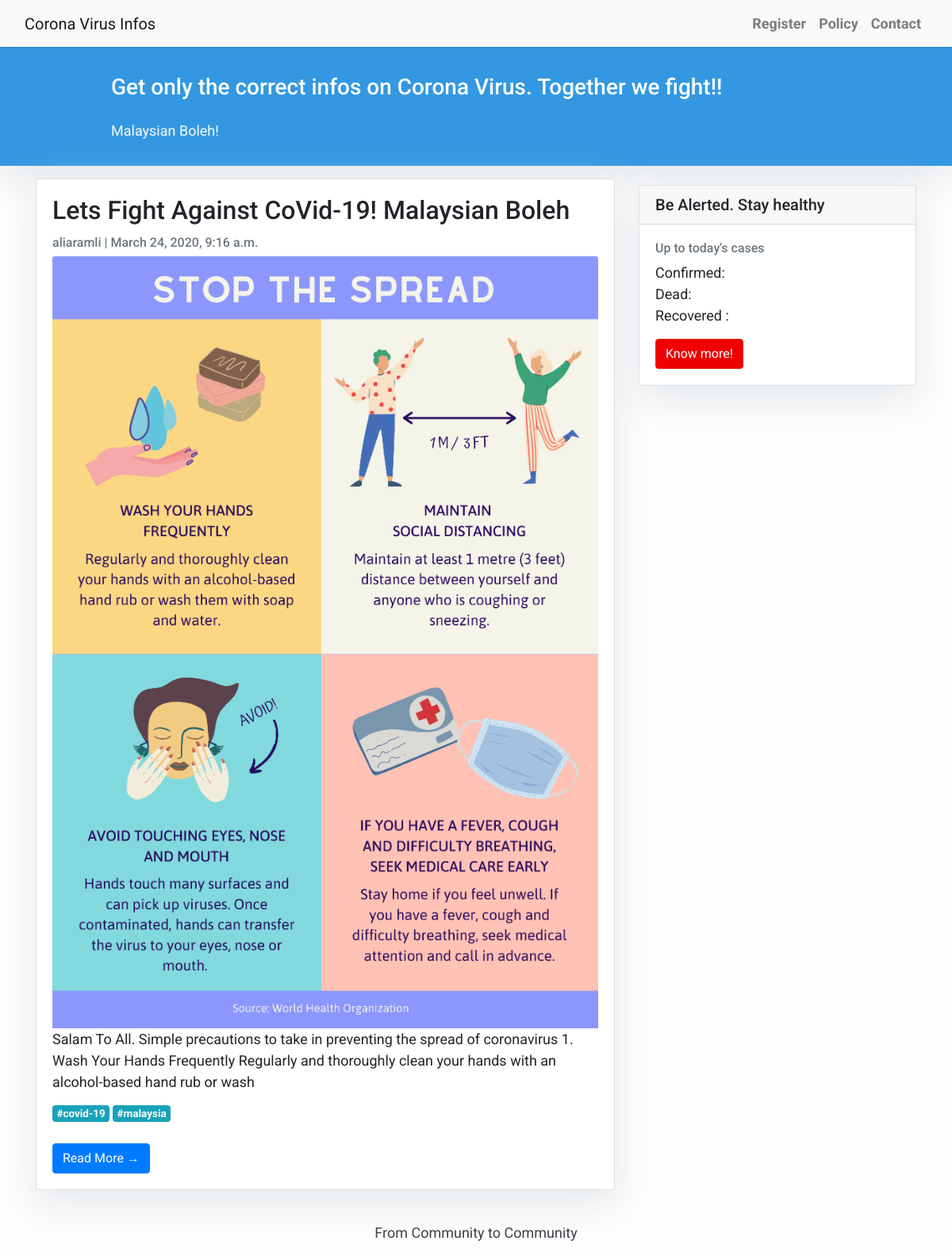
The app's page /, older data.
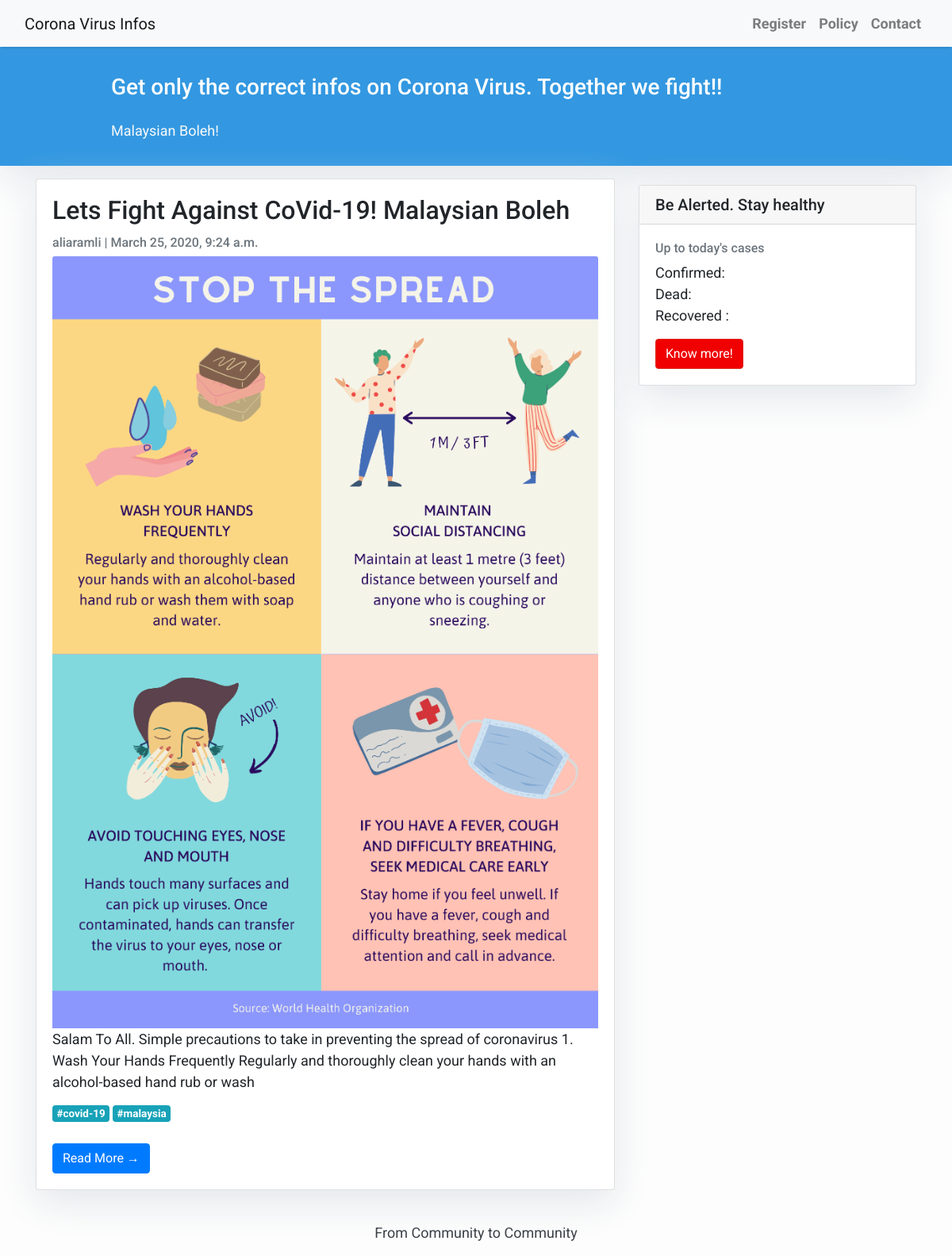
The same page, newer data.
### blog/models.py (models this page shows, shortened)
class Post(models.Model):
    title = models.CharField(max_length=60, unique=True)
    slug  = models.SlugField(max_length=60, unique=True)
    author = models.ForeignKey (User, on_delete=models.CASCADE, related_name='blog_posts')
    updated_on = models.DateTimeField(auto_now= True)
    cover = models.ImageField(upload_to='images/', default='images/default.png')
    content = models.TextField( blank=True)
    created_on = models.DateTimeField(auto_now = True)
    status = models.IntegerField(choices=STATUS, default=0)
    tags = TaggableManager()
    class Meta:
        ordering = ['-created_on']

### blog/views.py (the view)
class PostList(generic.ListView):
    queryset = Post.objects.filter(status=2).order_by('-created_on')
    template_name = 'index.html'
    corona = [1,2,3,4]

### templates/index.html (shortened to what this page needs)
{% extends "base.html" %}
{% block content %}
<header class="masthead">
    <div class="container">
        <div class="row">
            <div class=" col-md-8 col-md-10 mx-auto">
                <div class="site-heading">
                    <h3 class=" site-heading my-4 mt-3 text-white"> Get only the correct infos on Corona Virus. Together we fight!! </h3>
                    <p class="text-light">Malaysian Boleh! &nbsp
                    </p>
                </div>
            </div>
        </div>
    </div>
</header>
<div class="container">
    <div class="row">
        <div class="col-md-8 mt-3 left">
            {% for post in post_list %}
            <div class="card mb-4">
                <div class="card-body">
                    <h2 class="card-title">{{ post.title }}</h2>
                    <p class="card-text text-muted h6">{{ post.author }} | {{ post.created_on}} </p>
                    <img class="card-img-top" src="{{ post.cover.url}}" alt="{{ post.title }}">
                    <p class="card-text">{{post.content|slice:":200" }}</p>
                    <div style="display:flex">
                      {% for tag in post.tags.all %}
                      <a href="{% url 'tagged' tag.slug %}" class="mr-1 badge badge-info">#{{ tag }}</a>
                      {% endfor %}
                    </div>
                    <br/>
                    <a href="{% url 'post_detail' post.slug  %}" class="btn btn-primary">Read More &rarr;</a>
                </div>
            </div>
            {% endfor %}
        </div>
        {% block sidebar %} {% include 'sidebar.html' %} {% endblock sidebar %}
    </div>
</div>
{%endblock%}

### templates/base.html (shortened to what this page needs)
<!DOCTYPE html>
<html>
    <head>
        <link rel="stylesheet" href="https://maxcdn.bootstrapcdn.com/bootstrap/4.0.0/css/bootstrap.min.css"
 />
    </head>
    <body>
        <nav class="navbar navbar-expand-lg navbar-light bg-light shadow" id="mainNav">
            <div class="container-fluid">
                <a class="navbar-brand" href="{% url 'home' %}">Corona Virus Infos</a>
                <div class="collapse navbar-collapse" id="navbarResponsive">
                    <ul class="navbar-nav ml-auto">
                        <li class="nav-item text-black">
                            <a class="nav-link text-black font-weight-bold" href="/register">Register</a>
                        </li>
                        <li class="nav-item text-black">
                            <a class="nav-link text-black font-weight-bold" href="#">Policy</a>
                        </li>
                        <li class="nav-item text-black">
                            <a class="nav-link text-black font-weight-bold" href="#">Contact</a>
                        </li>
                    </ul>
                </div>
            </div>
        </nav>
        {% block content %}{% endblock content %}
        <footer class="py-3 bg-grey">
            <p class="m-0 text-dark text-center ">From Community to Community</p>
        </footer>
    </body>
</html>

### templates/sidebar.html (shortened to what this page needs)
{% block sidebar %}
<div class="col-md-4 float-right ">
<div class="card my-4">
        <h5 class="card-header">Be Alerted. Stay healthy</h5>
    <div class="card-body">
        <p class="card-text text-muted h6"> Up to today's cases </p>
        <p class="card-text">      Confirmed:  {{corona.confirmed}} <br/>
                                   Dead: {{corona.dead}} <br/>
                                   Recovered : {{corona.recovered}}
        </p>
        <a href="https://www.coronatracker.com/"
           class="btn btn-danger">Know more!</a>
    </div>
</div>
</div>
{% endblock sidebar %}

### templates/base.html (style rules this page uses)
body { font-family: "Roboto", sans-serif; font-size: 17px; background-color: #fdfdfd; }
.shadow { box-shadow: 0 4px 2px -2px rgba(0, 0, 0, 0.1); }
.btn-danger { color: #fff; background-color: #f00000; border-color: #dc281e; }
.masthead { background: #3398E1; height: auto; padding-bottom: 15px; box-shadow: 0 16px 48px #E3E7EB; padding-top: 10px; }

### templates/index.html (style rules this page uses)
body { font-family: "Roboto", sans-serif; font-size: 18px; background-color: #fdfdfd; }
.card { box-shadow: 0 16px 48px #E3E7EB; }

### templates/sidebar.html (style rules this page uses)
.card { box-shadow: 0 16px 48px #E3E7EB; }

Row changes from the older to the newer data that the page shows:
changed Post "Lets Fight Against CoVid-19! Malaysian Boleh": created_on "March 24, 2020, 9:16 a.m." → "March 25, 2020, 9:24 a.m."
